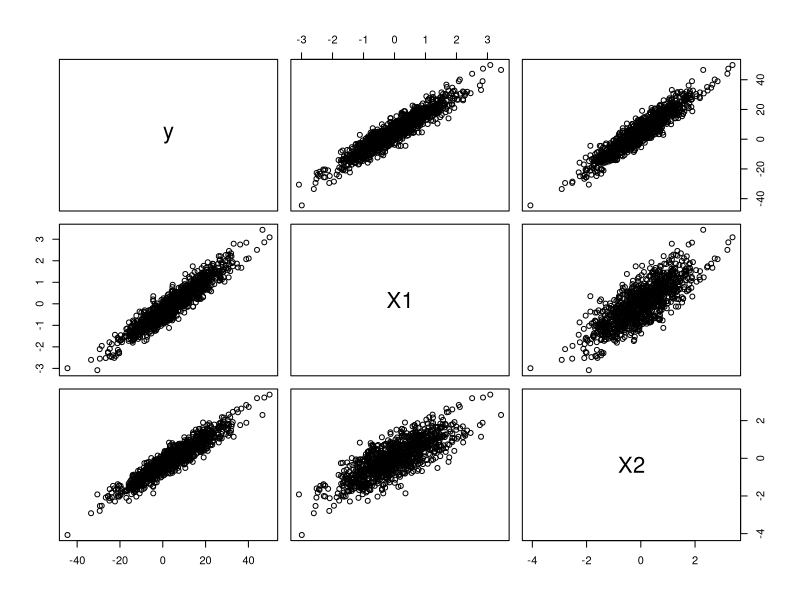
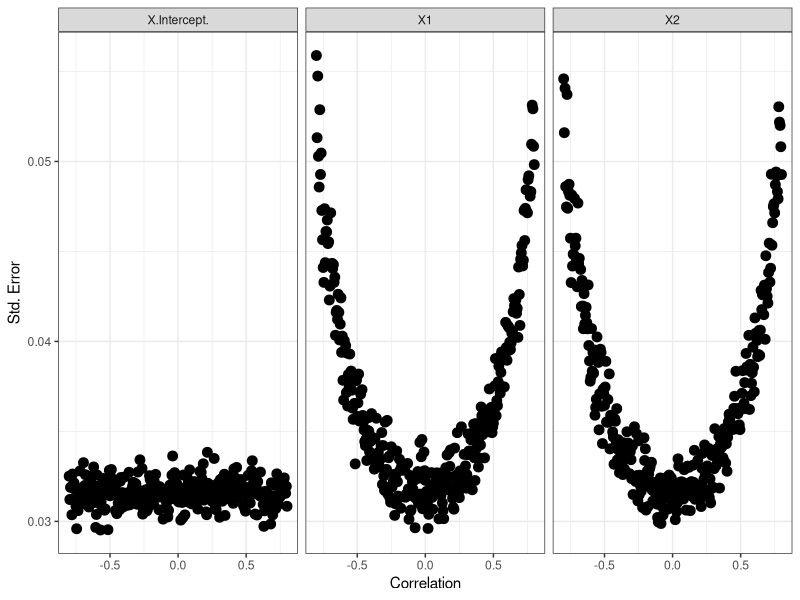
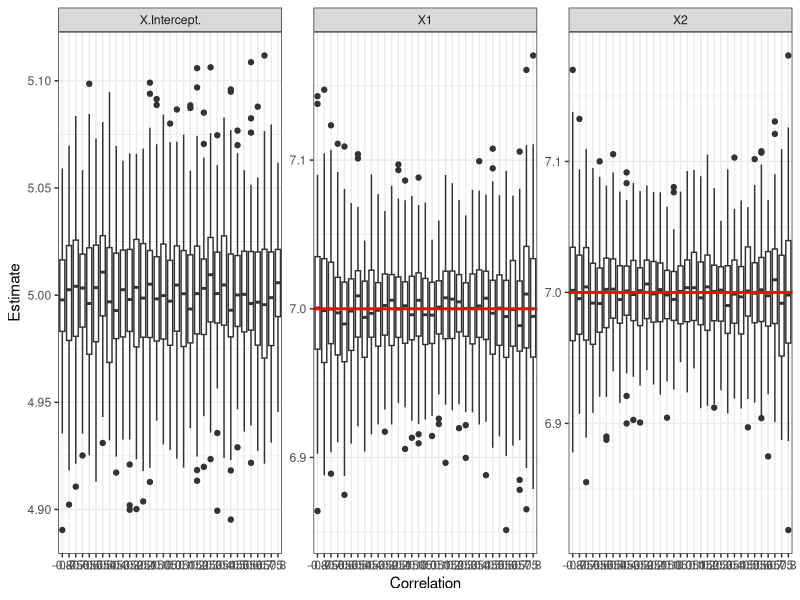
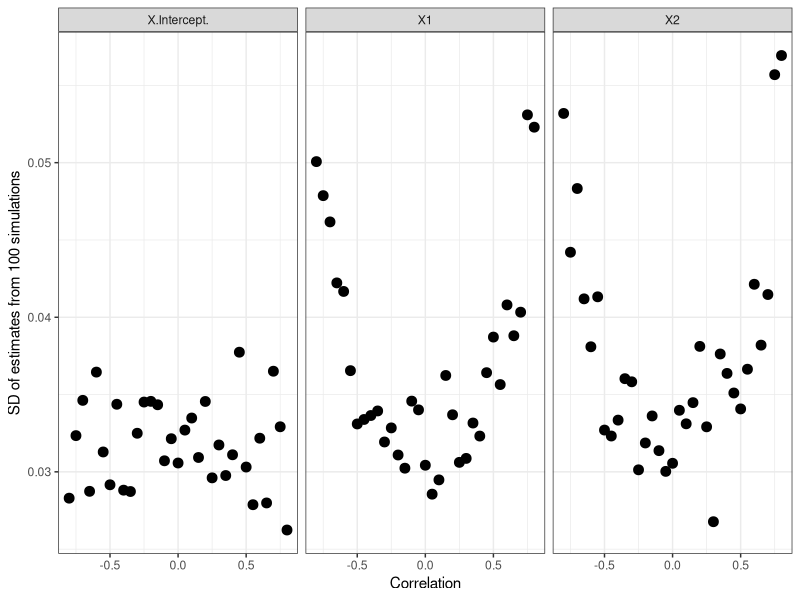

R code for these plots, in order:
## ---- chunk 1
options(scipen = 1, digits = 5)
## ---- chunk 2
require(knitr)
opts_chunk$set(fig.height=6, fig.width=6, chache=TRUE)
require(methods)
## ---- chunk 3
#############################################################################
# create two correlated variables and a dependent variable
# n : number of points
# p:correlation

datagen <- function(n , p){
  # random points N(0,1)
  x1 <- rnorm(n)
  x2 <- rnorm(n)
  X <- cbind(x1, x2)
  
  # desired correlation matrix
  R <- matrix(c(1, p, p, 1), ncol = 2)
  
  # use cholesky decomposition `t(U) %*% U = R`
  U <- chol(R)
  corvars <- X %*% U
  
  # create dependent variable after model:
  # y ~ 5 + 7 * X1 + 7 * X2 + e | E ~ N(0,10)
  y <- 5 + 7*corvars[,1] + 7*corvars[,2] + rnorm(n, 0, 1)
  df <- data.frame(y, corvars)
  return(df)
}
## ---- chunk 4
df1 <- datagen(n = 1000, p = 0.8)
## ---- chunk 5
cor(df1)
## ---- chunk 6
mod <- lm(y~X1+X2, data = df1)
summary(mod)
pairs(df1)
## ---- chunk 7
( cormat <- cor(df1[,2:3]) )
## ---- chunk 8
require(car)
vif(mod)
## ---- chunk 9
sum <- summary(lm(X1 ~ X2, data = df1))
1 / (1 - sum$r.squared)
## ---- chunk 10
ps <- seq(-0.8, 0.8, 0.005)
n = 1000

sim1 <- lapply(ps, function(x) datagen(n=n, p=x))
## ---- chunk 11
# Function to fit and extract coefficients
regfun <- function(x){
  return(summary(lm(y~X1+X2, data = x))$coefficients)
}
# run regfun on every dataset
res1 <- lapply(sim1, regfun)
## ---- chunk 12
# extract Standard Errors from results
ses <- data.frame(ps, t(sapply(res1, function(x) x[,2])))

# plot
require(ggplot2)
require(reshape2)
ses_m <- melt(ses, id.vars='ps')
ggplot(ses_m, aes(x = ps, y = value)) +
  geom_point(size = 3) +
  facet_wrap(~variable) +
  theme_bw() +
  ylab('Std. Error') +
  xlab('Correlation')
## ---- chunk 13
n_sims <- 100
ps <- seq(-0.8, 0.8, 0.05)

# function to generate n_sims datasets, for give p
sim2 <- function(p){
  sim <- lapply(1:n_sims, function(x) datagen(n=1000, p=p))
  res <- lapply(sim, regfun)
  est <- t(sapply(res, function(x) x[,1]))
  out <- data.frame(p, est)
  return(out)
}

res2 <- lapply(ps, function(x) {
  return(sim2(x))
})
## ---- chunk 14
ests <- lapply(res2, melt, id.vars = 'p')
ests <- do.call(rbind, ests)

ggplot(ests, aes(y = value, x=factor(p))) +
  geom_boxplot() +
  facet_wrap(~variable, scales='free_y') +
  theme_bw() +
  geom_hline(aes(yintercept = 7), data = subset(ests, variable %in% c("X1","X2")), 
             col = 'red', lwd = 1) + 
  ylab('Estimate')+
  xlab('Correlation')
## ---- chunk 15
sds <- data.frame(ps, t(sapply(res2, function(x) apply(x[, 2:4], 2, sd))))
sds_m <- melt(sds, id.vars='ps')
ggplot(sds_m, aes(x = ps, y = value)) +
  geom_point(size = 3) +
  facet_wrap(~variable) +
  theme_bw() +
  ylab('SD of estimates from 100 simulations') +
  xlab('Correlation')
